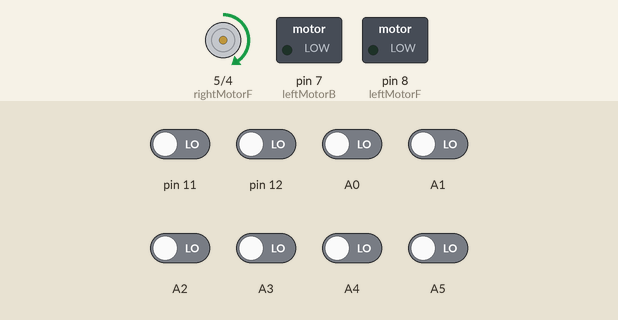
Recording of a sketch running on a simulated Arduino Uno, built with avr-gcc and run on an emulated ATmega328P. On the bench: motor-driver pin pairs drawn as motors (green arrow = first pin HIGH = forward, orange = second pin HIGH = backward, longer = more drive), switched loads named in the sketch (green lamp = pin HIGH). Inputs (shaded band) come from the test bench; at power-on: A0–5, pin 11, pin 12 LOW.

Above: at 5.7 s.
5.8 s: A3 driven HIGH
7.3 s: A3 driven LOW
At 8.3 s:
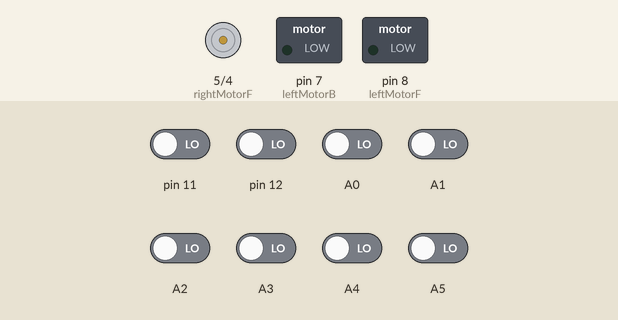
8.8 s: pin 12 driven HIGH
At 9.4 s:
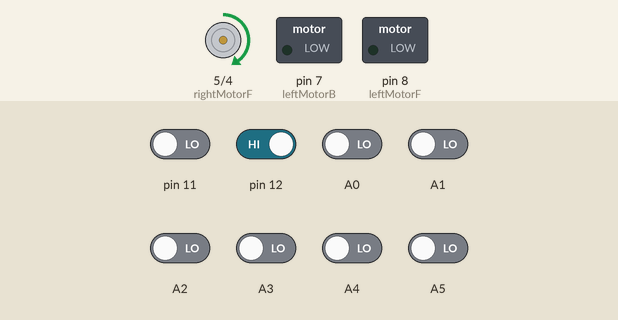
Timing chart, 0 to 11.8 s (numbered marks = the images above; inputs shaded):
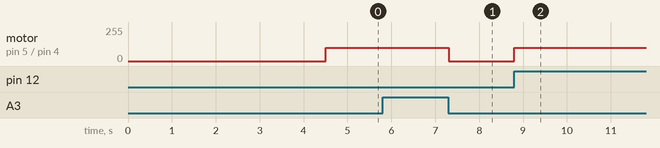

The sketch:

pid_l293d.ino
```cpp
#include <QTRSensors.h>

#define rightMotorF 5
#define rightMotorB 4

#define leftMotorF 8
#define leftMotorB 7

QTRSensorsRC qtr((unsigned char[]) {A0,12, A1, A2, A3, A4, 11, A5}, 8, 2500);

void setup()
{
  pinMode(rightMotorF, OUTPUT);
  pinMode(rightMotorB, OUTPUT);
  pinMode(leftMotorF, OUTPUT);
  pinMode(leftMotorB, OUTPUT);

  for (int i = 0; i < 100; i++)  // make the calibration take about 5 seconds
  {
    qtr.calibrate();
    delay(20);
  }
}

int lastError = 0;
float kp = 0.1;  // 0.08 // for small = 0.1
float kd = 5; // 1.0   // for small = 1.7
float ki = 0;
int integral = 0;
int derivative = 0;

void loop()
{
  unsigned int sensors[8];

  unsigned int position = qtr.readLine(sensors, QTR_EMITTERS_ON);

 int error = int(position) - 3500;
  integral += error;
  derivative = error - lastError;
digitalWrite(leftMotorB, LOW);  int power_difference = kp * error + ki * integral + kd * derivative;
  lastError = error;

  const int maximum = 100;

  if (power_difference > maximum)
    power_difference = maximum;
  if (power_difference < -maximum)
    power_difference = -maximum;

  if (power_difference < 0) {
    analogWrite(rightMotorF, maximum);
    analogWrite(leftMotorF, maximum + power_difference);

    digitalWrite(rightMotorB, LOW);
    digitalWrite(leftMotorB, LOW);
  }
  else {
    analogWrite(rightMotorF, maximum - power_difference);
    analogWrite(leftMotorF, maximum);

    digitalWrite(leftMotorB, LOW);
    digitalWrite(rightMotorB, LOW);
  }
}
```

Measured:
- after the input at 7.3 s, motor on pin 5 (rightMotorF) / pin 4 (rightMotorB): forward 100/255 → stopped at once
- after the input at 8.8 s, motor on pin 5 (rightMotorF) / pin 4 (rightMotorB): stopped → forward 100/255 at once
